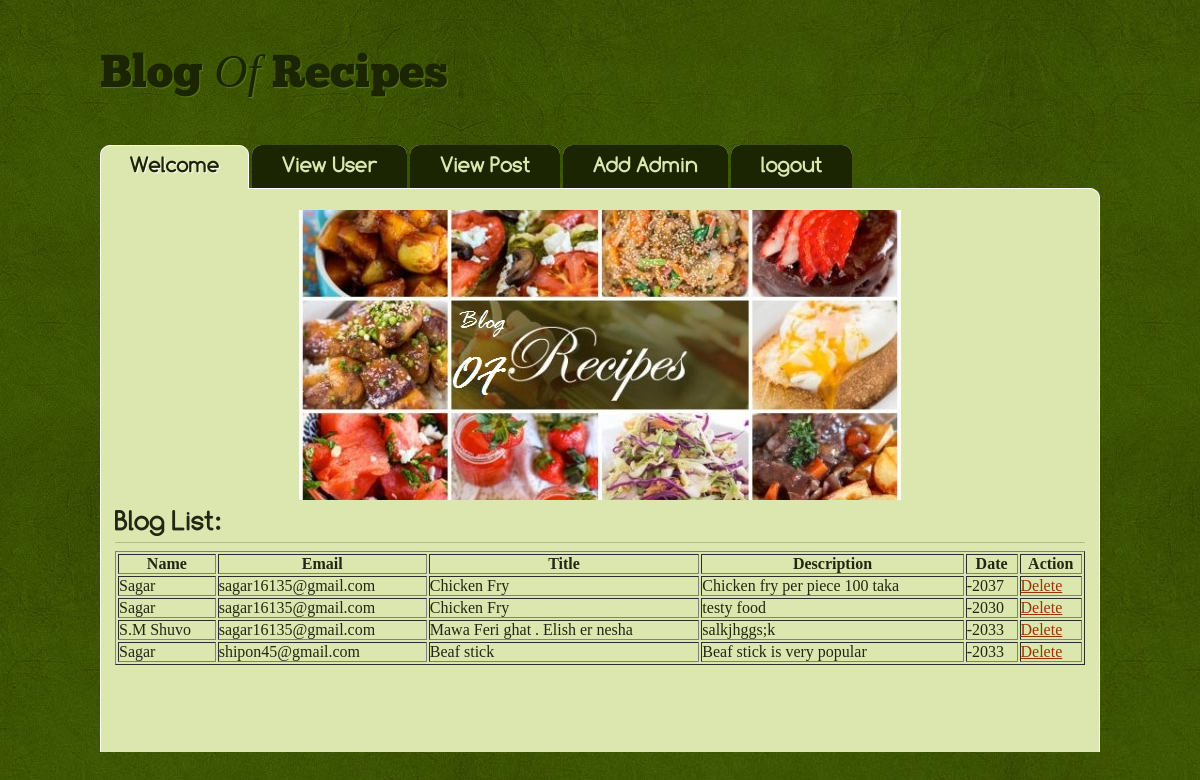
Screenshot of /recipe/viewpost.php (signed in) with the database file from the repository.
### tables this page shows
CREATE TABLE `blog_tbl` (
  `id` int(11) NOT NULL,
  `name` varchar(50) NOT NULL,
  `email` varchar(20) NOT NULL,
  `title` varchar(100) NOT NULL,
  `descrip` varchar(1000) NOT NULL,
  `datee` varchar(50) NOT NULL
);

### recipe/viewpost.php (the view, shortened to what this page needs)
<?php
	include("db_connection.php");
	include("hi.php");
?>
<div id="mainpage" class="normalpage">
<div id="left" class="widepage">
<?php
	$query = "SELECT * FROM blog_tbl";
	$exe = mysqli_query($link, $query);
?>
<h2>Blog List: </h2>
	<table border="1" style="width:100%;">
	<tr>
		<th>Name</th>
		<th>Email</th>
		<th>Title</th>
		<th>Description</th>
		<th>Date</th>
		<th>Action</th>
	</tr>
		<?php
			while($row = mysqli_fetch_array($exe)){
				echo "<tr>";
					echo "<td>".$row['name']."</td>";
					echo "<td>".$row['email']."</td>";
					echo "<td>".$row['title']."</td>";
					echo "<td>".$row['descrip']."</td>";
					echo "<td>".$row['datee']."</td>";
					echo "<td> <a href=\"deleteblog.php?id=".$row['id']."\" onClick=\"return confirm('Are you sure you want to delete?')\" >Delete</a></td>";
				echo "</tr>";
			}
		?>
	</table>
</div>
</div>
<br/>
<br/>
<br/>

### recipe/hi.php (shortened to what this page needs)
<!DOCTYPE html PUBLIC "-//W3C//DTD XHTML 1.0 Strict//EN" "http://www.w3.org/TR/xhtml1/DTD/xhtml1-strict.dtd">
<html xmlns="http://www.w3.org/1999/xhtml">
<head>
<link href="style.css" rel="stylesheet" type="text/css" />
</head>
<body>
<div id="wrap">
<div id="top">
<h1 id="sitename">Blog <em>Of</em> Recipes</h1>
</div>
<div id="menu">
<ul>
<li class="active"><a href="hi.php"><span>Welcome</span></a></li>
<li><a href="viewuser.php"><span>View User</span></a></li>
<li><a href="viewpost.php"><span>View Post</span></a></li>
<li><a href="addadmin.php"><span>Add Admin</span></a></li>
<?php
	if(!isset($_SESSION['SESS_MEMBER_ID']) || (trim($_SESSION['SESS_MEMBER_ID']) == '')){
?>
<li><a href="admin.php"><span>Login</span></a></li>
<?php }  else { ?>
<li><a href="logout.php"><span>logout</span></a></li>
<?php } ?>
</ul>
</div>
<div id="contentwrap">
<div id="header">
</div>

### recipe/style.css (style rules this page uses)
* { padding:0; margin:0; }
body { background:url(images/bg.jpg) repeat; font-family:Georgia, "Times New Roman", Times, serif; color:#212713; }
#wrap { width:1000px; margin:auto; }
#contentwrap { background:url(images/contentbg.gif) repeat-y; padding:10px 0 3px 0; }
#menu { background:url(images/contenttop.gif) center bottom no-repeat; height:44px; padding-bottom:11px; }
ul { list-style:none; }
#menu li { display:inline; font:bold 22px Comfortaa; }
#menu li a { display:block; height:44px; float:left; background:url(images/menu2.gif) right top no-repeat; margin-right:3px; padding-right:10px; color:#dbe7af; text-decoration:none; }
#menu li a span { display:block; background:url(images/menu1.gif) left top no-repeat; padding:7px 20px 0 30px; height:37px; }
#menu li.active a { background:url(images/menuh2.gif) right top no-repeat; color:#1b2502; text-shadow:#fff 1px 1px 1px; }
#menu li.active a span { background:url(images/menuh1.gif) left top no-repeat; }
#sitename { font: normal 46px chunk; color:#1b2502; text-shadow:#5d7a17 1px 1px 1px; display:block; padding:45px 0 0 0; width:60%; float:left; }
#sitename em { font: italic 46px Georgia, "Times New Roman", Times, serif; }
#top { height:145px; }
#header { background:url(images/header.jpg) center center no-repeat; width:980px; height:270px; padding:10px; }
#mainpage { padding:0 10px 10px 10px; }
h2 { display:block; font:bold 22px Comfortaa; margin-bottom:8px; }
#left { width:655px; float:left; padding:0 15px 15px 0; margin-bottom:15px; border-right:solid 1px #aab38a; }
.normalpage h2 { padding-bottom:5px; border-bottom:solid 1px #b0bb88; font-size:28px; }
#contentwrap a { color:#993403; }
#left.widepage { float:none!important; width:970px!important; padding:5px!important; border:none!important; }

### rows the page displays
blog_tbl: name "Sagar", email "sagar16135@gmail.com", title "Chicken Fry", descrip "Chicken fry per piece 100 taka", datee "-2037"
blog_tbl: name "Sagar", email "sagar16135@gmail.com", title "Chicken Fry", descrip "testy food", datee "-2030"
blog_tbl: name "S.M Shuvo", email "sagar16135@gmail.com", title "Mawa Feri ghat . Elish er nesha", descrip "salkjhggs;k", datee "-2033"
blog_tbl: name "Sagar", email "shipon45@gmail.com", title "Beaf stick", descrip "Beaf stick is very popular", datee "-2033"
